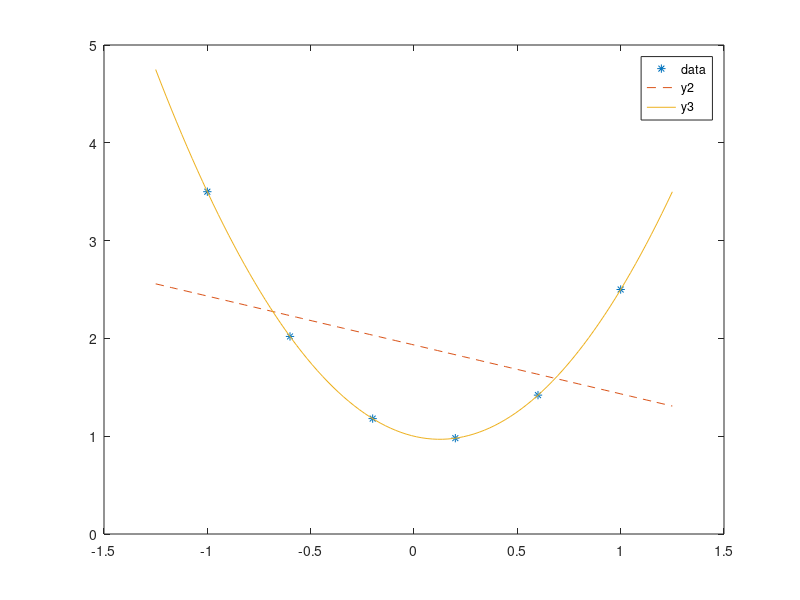

Write MATLAB code to recreate this figure.
clc;close all; clear all;
x=linspace(-1.25,1.25,100);
y2=1.933-0.5*x;
y3=0.9997-0.5*x+1.9997*x.^2;
x_data=[-1,-0.6,-0.2,0.2,0.6,1];
y_data=[3.5,2.02,1.18,0.98,1.42,2.5];

plot(x_data,y_data,'*')
hold on
plot(x,y2,'--')
plot(x,y3)
legend('data','y2','y3')

%Version 1
%Version 2